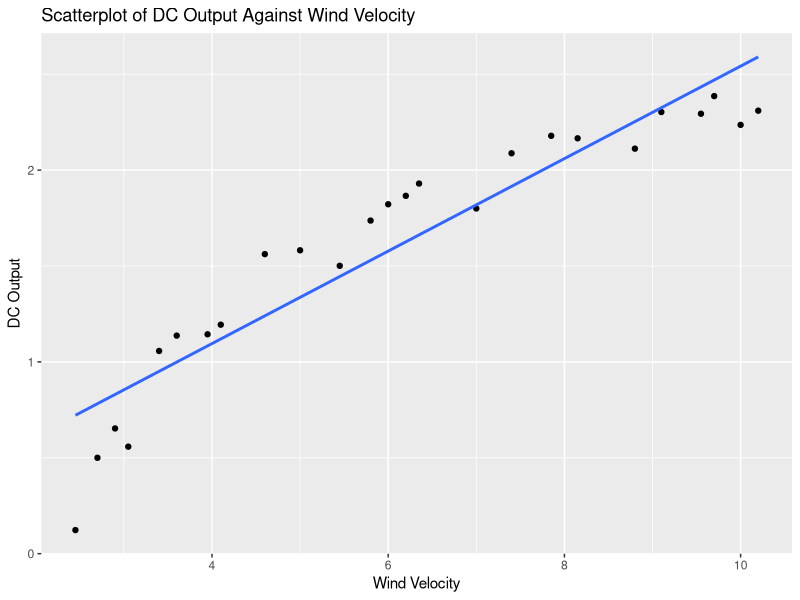
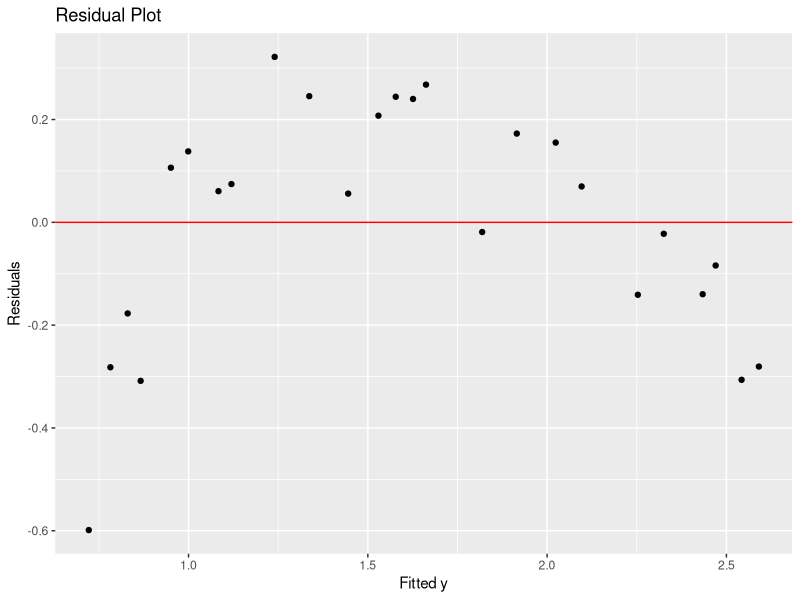
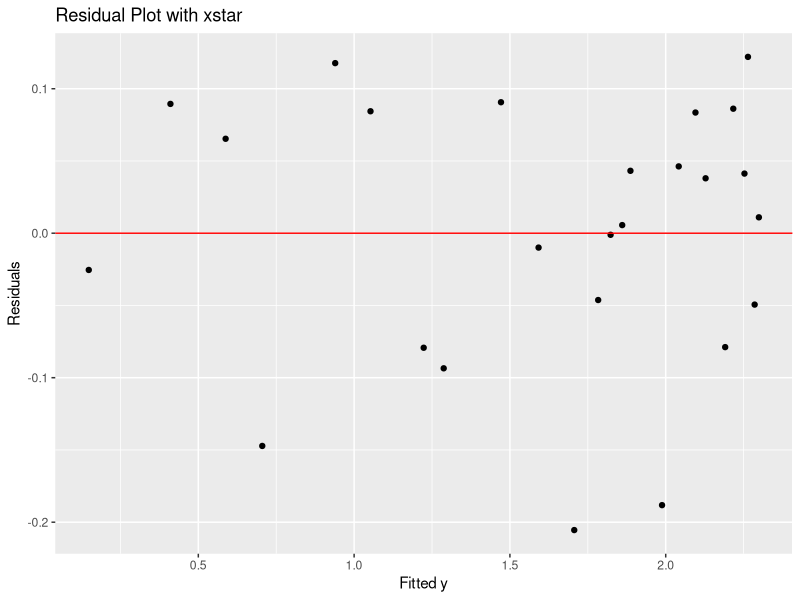

Generate these figures, in order, with R: (Note: this script raises an error after producing the figures.)
#############
##Example 2##
#############

library(tidyverse)

## store data file with the variable name Data
Data<-read.table("windmill.txt", header=TRUE)
head(Data)

#####################################
##Scatterplot for model diagnostics##
#####################################

##scatterplot, and overlay regression line
ggplot(Data, aes(x=wind,y=output))+
  geom_point()+
  geom_smooth(method = "lm", se=FALSE)+
  labs(x="Wind Velocity", y="DC Output", title="Scatterplot of DC Output Against Wind Velocity")

##Looks non linear. For wind velocity between 4 and 8, plots are above the regression line.
##Otherwise, the plots are below the regression line.
##Assumption 1 not met.
##Assumption 2 difficult to see in this picture

#######################################
##Residual plot for model diagnostics##
#######################################

##residual plot may be easier to visualize

##Fit a regression model
result<-lm(output~wind, data=Data)

##store fitted y & residuals
yhat<-result$fitted.values
res<-result$residuals

##add to data frame
Data<-data.frame(Data,yhat,res)

##residual plot
ggplot(Data, aes(x=yhat,y=res))+
  geom_point()+
  geom_hline(yintercept=0, color="red")+
  labs(x="Fitted y", y="Residuals", title="Residual Plot")

##Curved pattern. So non linear relationship. 
##Assumption 1 not met.
##Vertical spread is constant though. 
##Assumption 2 met. 
##So no need to transform y, need to transform x. 

##Based on scatterplot, try inverse transform
##Log transform or squareroot transform could be tried as well
xstar<-1/(Data$wind)

Data<-data.frame(Data,xstar)

##regress y on xstar
result.xstar<-lm(output~xstar, data=Data)

yhat2<-result.xstar$fitted.values
res2<-result.xstar$residuals

##add to data frame
Data<-data.frame(Data,yhat2,res2)

##residual plot with xstar
ggplot(Data, aes(x=yhat2,y=res2))+
  geom_point()+
  geom_hline(yintercept=0, color="red")+
  labs(x="Fitted y", y="Residuals", title="Residual Plot with xstar")

##improvement. Residuals more evenly scattered across horizontal line
##Vertical spread appears constant.
##Assumptions 1 and 2 both met.

##confirm assumption 2 with Box Cox plot
library(MASS)

boxcox(result.xstar)
##1 inside interval, so no need to transform y. 

#########################
##ACF Plot of residuals##
#########################

acf(res2, main="ACF Plot of Residuals with xstar")
##uncorrelated residuals

########################
##QQ plot of residuals##
########################

qqnorm(res2)
qqline(res2, col="red")


